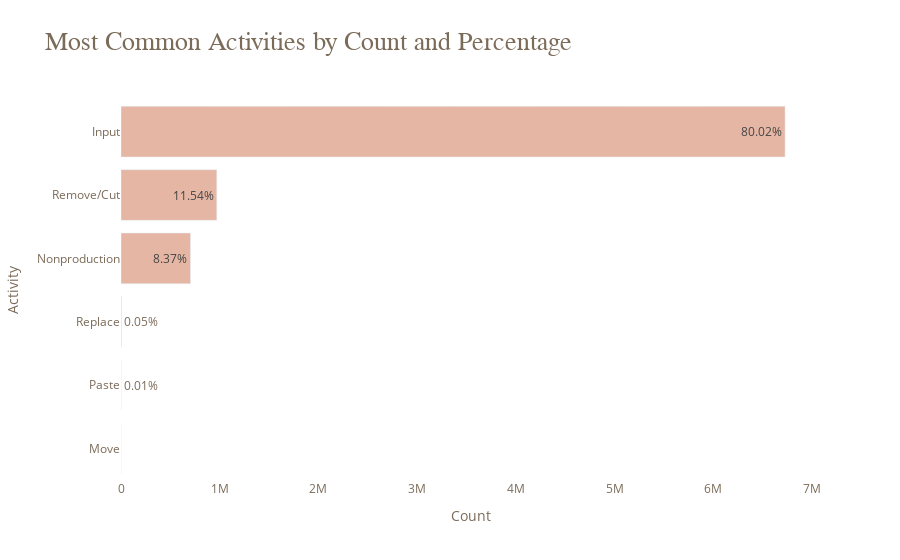

Notebook code for this chart:
### Code cell
# Let's assume 'activity_counts' is a dictionary with your activity types as keys and their counts as values.
# Example: activity_counts = {'Walking': 150, 'Running': 100, 'Swimming': 50, ...}
activity_counts = train_logs["activity_type"].value_counts(dropna=False).to_dict()

# Calculate total counts and percentages
total_counts = sum(activity_counts.values())
activity_percentages = {activity: f"{(count / total_counts) * 100:.2f}%" for activity, count in activity_counts.items()}

# Sort activities by counts
sorted_activities = sorted(activity_counts.items(), key=lambda item: item[1], reverse=True)

# Separate activities and their counts into two lists for plotting
activities, counts = zip(*sorted_activities)

# Create horizontal bar plot
fig = go.Figure(go.Bar(
    x=counts,
    y=activities,
    text=[f"{activity_percentages[activity]}" for activity, count in sorted_activities],
    textposition='auto',
    orientation='h',
    marker_color=["#E6b6a4"]*len(activity_counts)
))


# Update layout to customize
fig.update_layout(
    showlegend=False,
    plot_bgcolor='white',
    paper_bgcolor='white',
    title=f"<span style='font-size:26px; font-family:Times New Roman'>Most Common Activities by Count and Percentage</span>",
    font=dict(color='#7b6b59'),
    xaxis_title='Count',
    yaxis_title='Activity',
    bargap=0.2,  # Gap between bars can be adjusted as needed
    yaxis={'categoryorder':'total ascending'},  # This will order the bars by count
)

# Show the plot
fig.show()

### Figure 1 — Plotly figure (JSON) as saved in the notebook; plotly's stock layout.template omitted (floating-point values rounded to 4 significant figures)
{"data": [{"marker": {"color": ["#E6b6a4", "#E6b6a4", "#E6b6a4", "#E6b6a4", "#E6b6a4", "#E6b6a4"]}, "orientation": "h", "text": ["80.02%", "11.54%", "8.37%", "0.05%", "0.01%", "0.00%"], "textposition": "auto", "type": "bar", "x": [6726796, 970158, 703851, 4448, 599, 46], "y": ["Input", "Remove/Cut", "Nonproduction", "Replace", "Paste", "Move"]}], "layout": {"bargap": 0.2, "font": {"color": "#7b6b59"}, "paper_bgcolor": "white", "plot_bgcolor": "white", "showlegend": false, "title": {"text": "<span style='font-size:26px; font-family:Times New Roman'>Most Common Activities by Count and Percentage</span>"}, "xaxis": {"title": {"text": "Count"}}, "yaxis": {"categoryorder": "total ascending", "title": {"text": "Activity"}}}}
